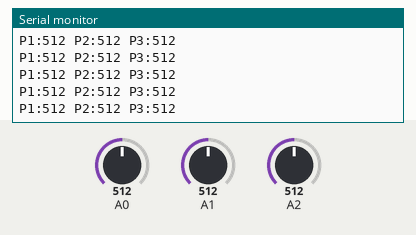
This sketch was run on a simulated Arduino Uno, built with avr-gcc and run on an emulated ATmega328P. Shown: the last lines printed to the serial monitor. The inputs (shaded band) are chosen by the test bench; at power-on: A0 = 512, A1 = 512, A2 = 512.

Above: at 1.2 s.
1.3 s: A0 set to 716
At 1.41 s:
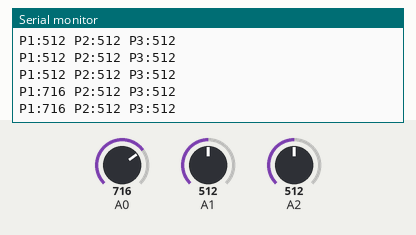
2.8 s: A1 set to 716
At 2.81 s:
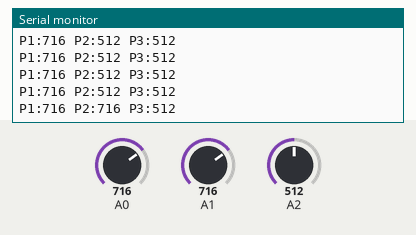
4.3 s: A2 set to 716
At 4.33 s:
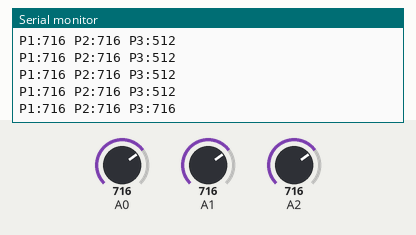
5.8 s: A0 set to 900
At 5.85 s:
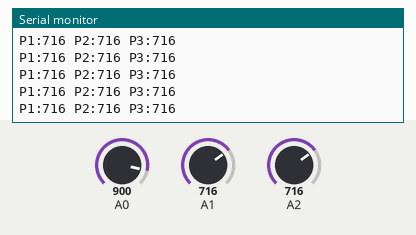
7.3 s: A1 set to 900
At 7.32 s:
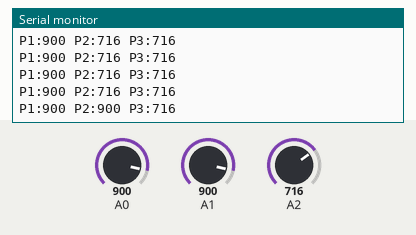
8.8 s: A2 set to 900
At 8.84 s:
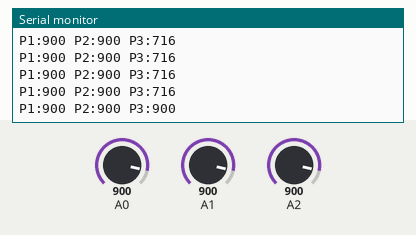
Timing chart, 0 to 11.3 s (numbered marks = the images above; inputs shaded):
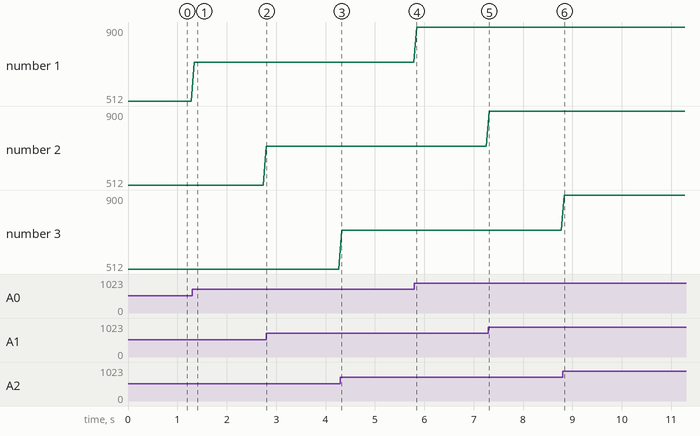

Measured:
- after the input at 1.3 s, the serial monitor: prints a new line at once (image 1)
- after the input at 2.8 s, the serial monitor: prints a new line at once (image 2)
- after the input at 4.3 s, the serial monitor: prints a new line at once (image 3)
- after the input at 7.3 s, the serial monitor: prints a new line at once (image 5)
- after the input at 8.8 s, the serial monitor: prints a new line at once (image 6)
- plotted number 1: 512 → 716 after the input at 1.3 s, 716 → 900 after the input at 5.8 s

The sketch:

Projeto_185_Serial_Plotter_com_tres_canais.ino
```cpp
// Projeto 185 - Serial Plotter com tres canais
// Arduino Uno | Arduino Neon Lab

void setup(){Serial.begin(115200);}
void loop(){
 Serial.print("P1:");Serial.print(analogRead(A0));
 Serial.print(" P2:");Serial.print(analogRead(A1));
 Serial.print(" P3:");Serial.println(analogRead(A2));
 delay(60);
}
```
